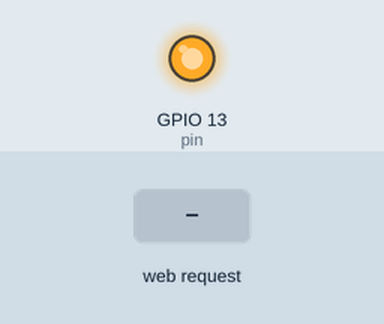
Recording of a sketch running on a simulated ESP8266 (NodeMCU). Parts: output pins drawn as LEDs (lit = HIGH). The test bench sets the inputs (shaded band). WiFi joins after 1.5 s; servers stay silent unless stated; what the sketch prints to the serial monitor is not drawn.

Above: at 2.3 s.
2.4 s: HTTP request GET /on received
At 3.6 s:
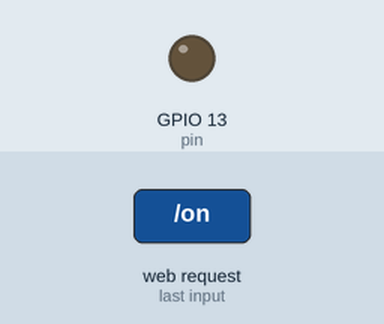
3.9 s: HTTP request GET /off received
At 4.8 s:
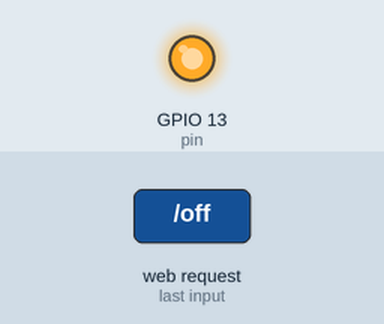
Timing chart, 0 to 6.9 s (numbered marks = the images above; inputs shaded):
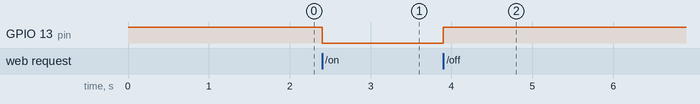

Measured:
- after the input at 2.4 s, GPIO 13 (pin): HIGH → LOW at once
- after the input at 3.9 s, GPIO 13 (pin): LOW → HIGH at once

The sketch:

sketch_may29a.ino
```cpp
#include "Esp8266.h"

void setup() {
  pinMode(pin, OUTPUT);
  digitalWrite(pin ,HIGH);

  WIFI esp8266 = WIFI("HOME(R&I)","33264672i");
  IPAddress ip(192,168,1,51);
  IPAddress msk(255,255,255,0);
  IPAddress gw(192,168,1,1);
  esp8266.definiIP(ip,msk,gw);
  esp8266.HTTP(80);
  WiFiServer server(80);


}

void loop() {


}
```

Esp8266.h
```cpp
#include <ESP8266WiFi.h>

const int pin = 13;

struct WIFI {
  WIFI(String ssid, String pwd) {
    Serial.begin(115200);
    //taixa de tranferencia
    WiFi.mode(WIFI_STA);
    WiFi.begin(ssid,pwd);
    Serial.println();
    Serial.print("Conectando ao roteador WiFi");
    while(WiFi.status() != WL_CONNECTED) {
      Serial.print(".");
      delay(500);
    }
    Serial.println("OK!");
    Serial.print("Endereco IP: ");
    Serial.println(WiFi.localIP());
  }
  void definiIP(IPAddress IP,IPAddress MSK,IPAddress GW) {
    WiFi.config(IP,GW,MSK);
    Serial.println("Endereco IP: "+WiFi.localIP().toString());
  }
  String obterIP() {
    return WiFi.localIP().toString();
  }
  void HTTP(int porta) {
    WiFiServer servidor(porta);
    servidor.begin();
    while(true) {
      WiFiClient cliente = servidor.available();
      if(!cliente)
        continue;
      String req = cliente.readStringUntil('\r');
      Serial.println(req);
      req.replace("GET /","");
      req.replace(" HTTP/1.1","");


      //Analisando a requisicao recebida para decidir se liga ou desliga a lampada
  if (req.indexOf("on") != -1)
  {
    digitalWrite(pin, LOW);
  }
  else if (req.indexOf("off") != -1)
  {
    digitalWrite(pin, HIGH);
  }


      /*
       * int pino;
      int acao;
      if(requisicao.length()==4) {
        pino = requisicao.substring(0,2).toInt();
        acao = requisicao.substring(3,4).toInt();
      }
      else if(requisicao.length()==3) {
        pino = requisicao.substring(0,1).toInt();
        acao = requisicao.substring(2,3).toInt();
      }
      Serial.println("Pino: "+String(pino));
      Serial.println("Acao: "+String(acao));
      digitalWrite(pino,acao);*/
    }
  }
};
```
